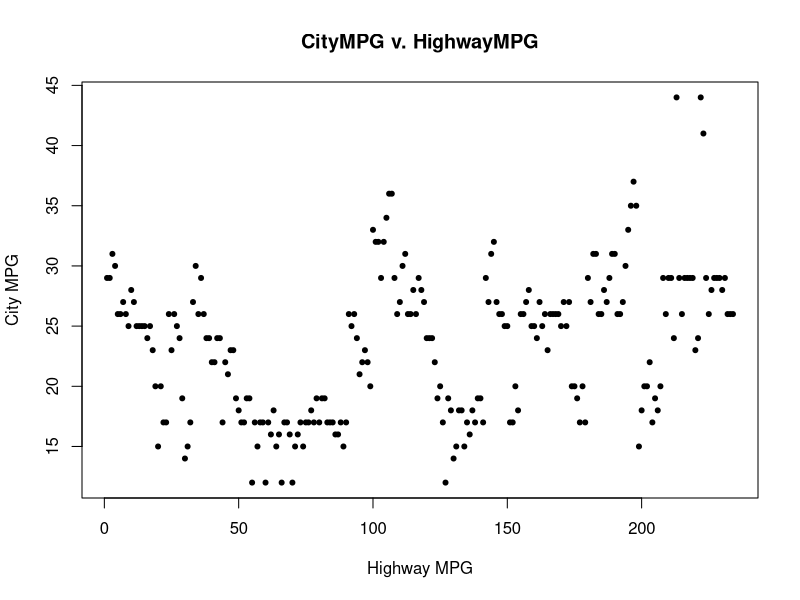
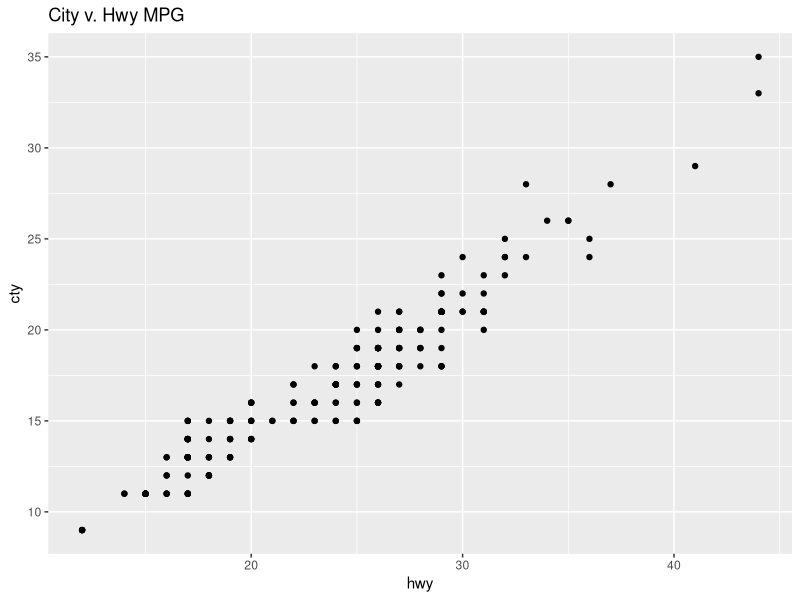
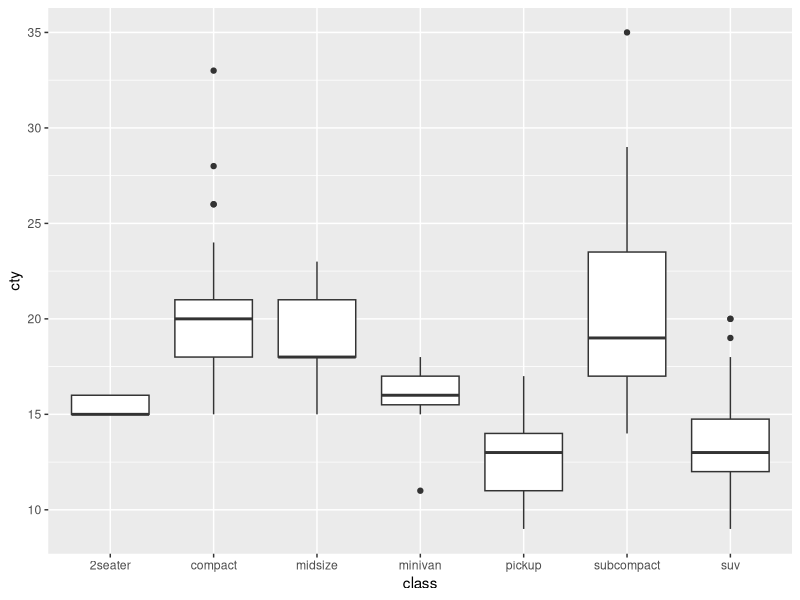
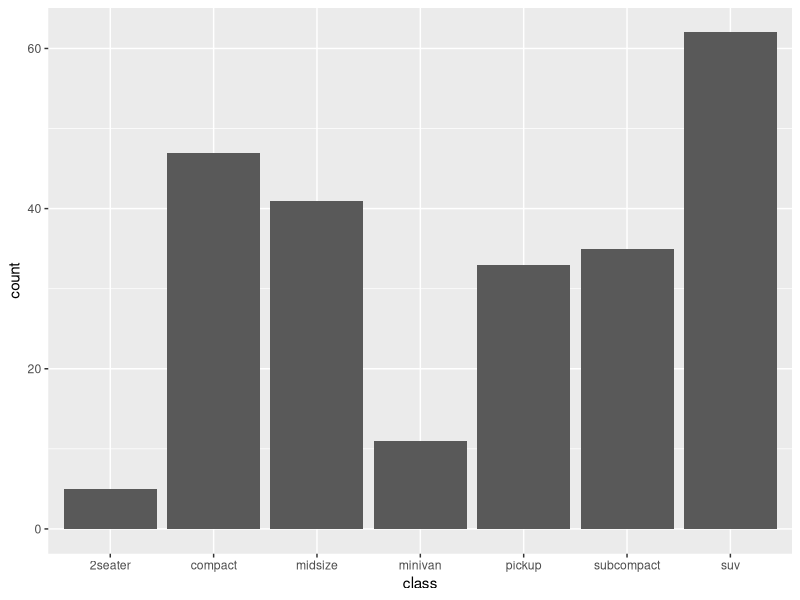
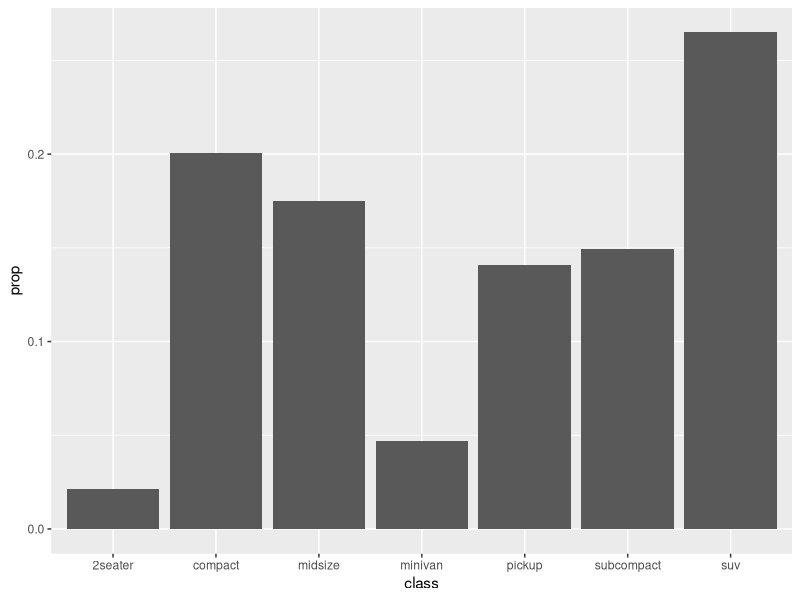
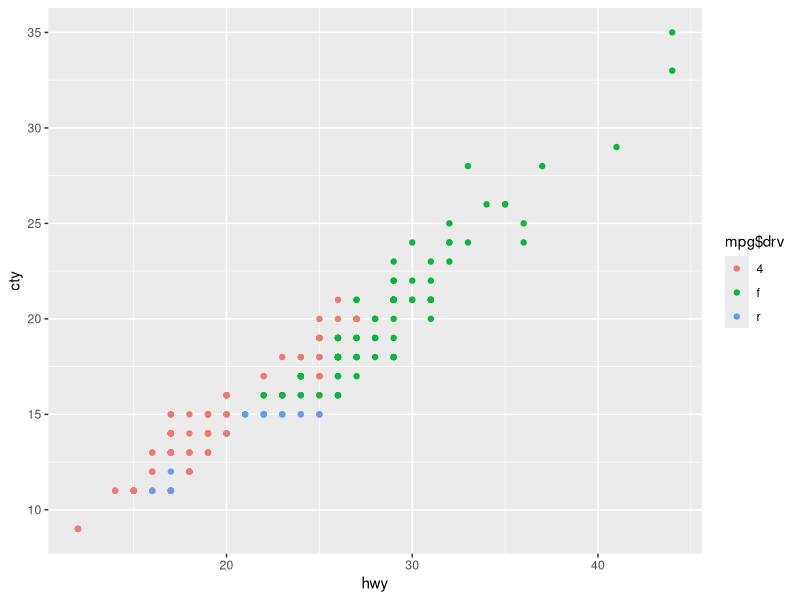
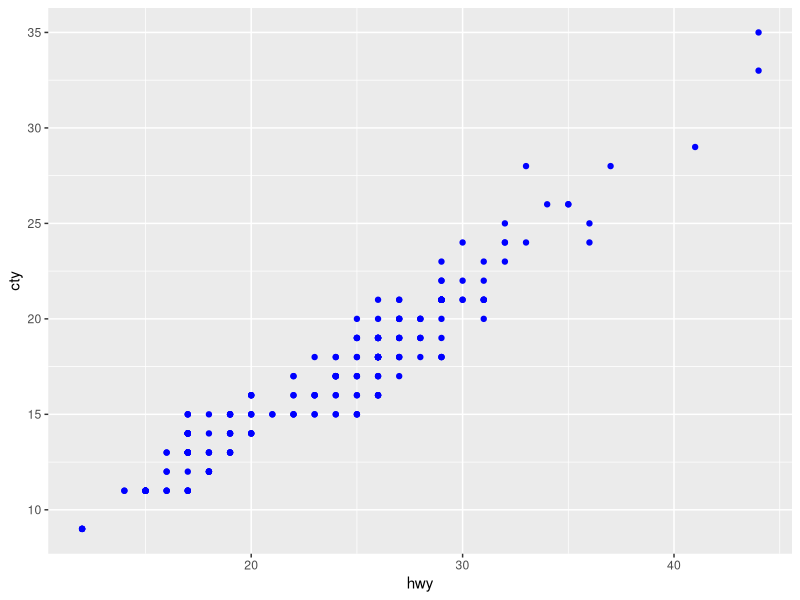
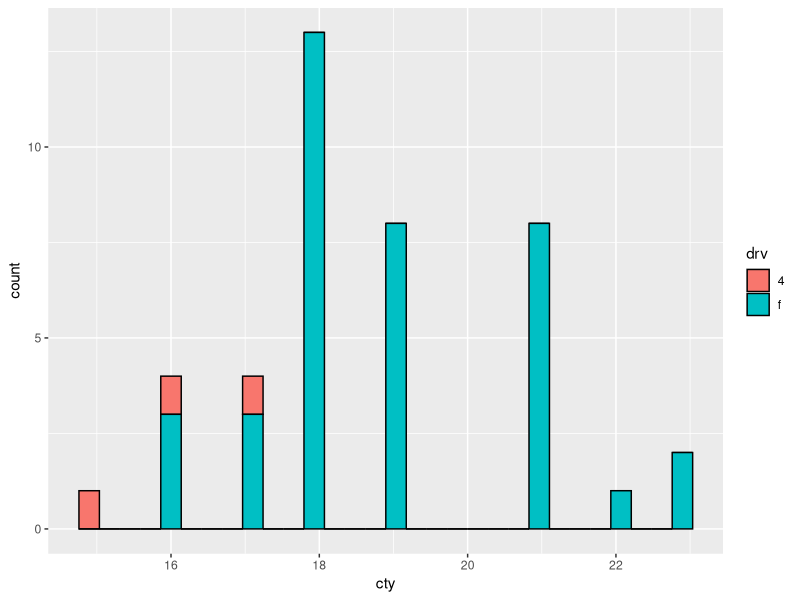

Reproduce these figures in R, in order.
## ---- chunk 1
library(ggplot2)
library(magrittr)

## ---- chunk 2
#scatterplots
plot(mpg$hwy,mpg$city, pch = 20, main = "CityMPG v. HighwayMPG", ylab="City MPG", xlab="Highway MPG")
## ---- chunk 3
mpg %>% ggplot(aes(x = hwy, y = cty)) + geom_point()+ggtitle("City v. Hwy MPG")
mpg %>% ggplot(aes(x=class, y=cty)) + geom_boxplot()
mpg %>% ggplot(aes(x=class)) + geom_bar()

## ---- chunk 4
#adding proportions to the graph
mpg %>% ggplot(mapping = aes(x=class, y=..prop.., group=1)) + geom_bar()

#adding color based on factor within data set
mpg %>% ggplot(aes(x=hwy, y=cty, color=mpg$drv)) + geom_point()

#adding color to all data points
mpg %>% ggplot(aes(x=hwy, y=cty)) + geom_point(color="blue")

#adding multiple values and colors to bar plot
mpg[mpg$class == "midsize",] %>% ggplot(aes(x=cty, fill=drv)) + geom_histogram(color="black")

#doing the same as above, but in boxplot form
mpg %>% ggplot(aes(x=class, y=cty, fill=drv)) + geom_boxplot(color="black")

#working with the sizing of the points
mpg %>% ggplot(aes(x=hwy, y=cty, color=mpg$drv, size=mpg$displ)) + geom_point()

#doing the same as above, but with alpa (transparency)
mpg %>% ggplot(aes(x=hwy, y=cty, color=mpg$drv, size=mpg$displ, alpha=mpg$displ)) + geom_point()



